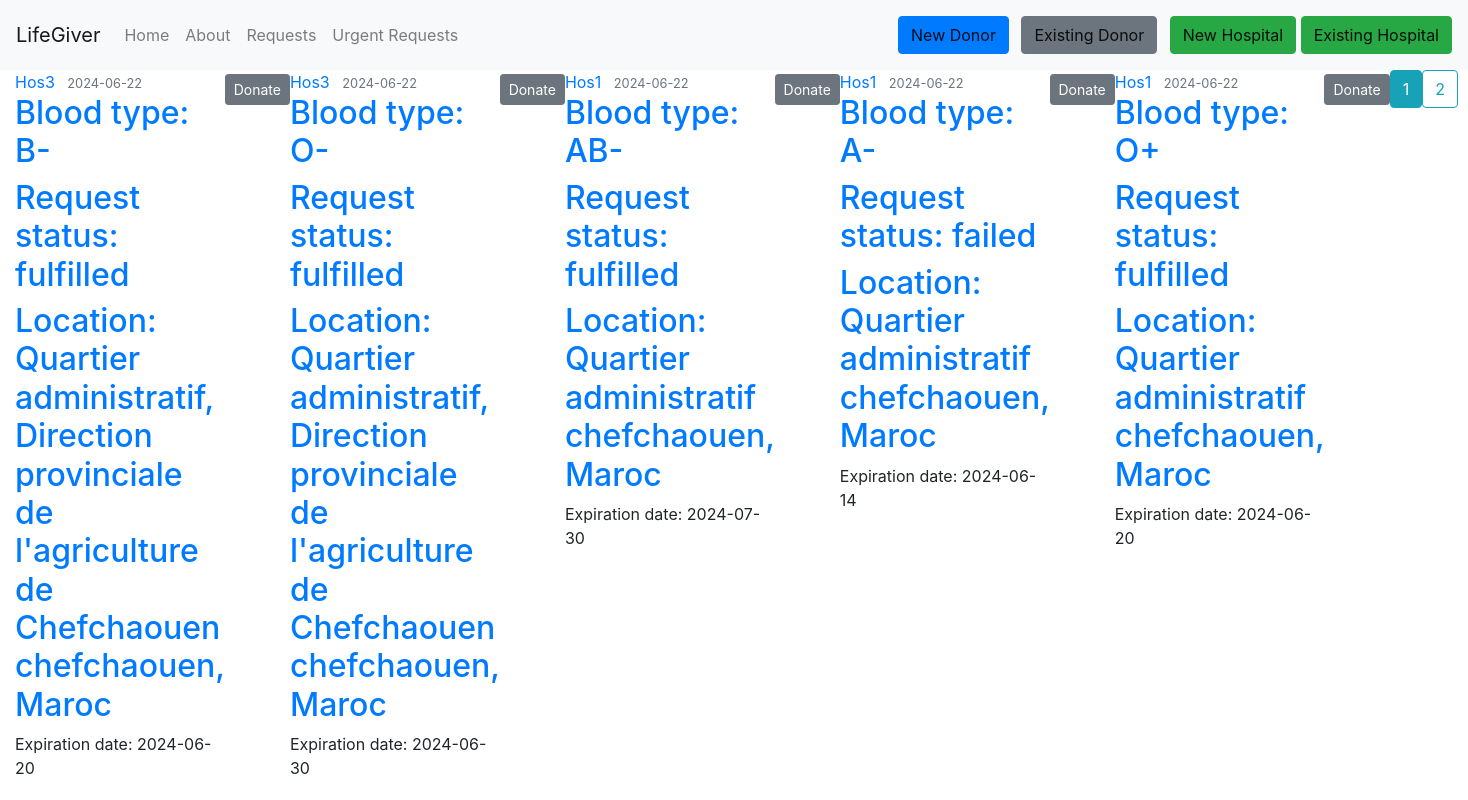
The app's page /requests with its own data.
### Lifegiver_test/lifegiver/models.py (models this page shows, shortened)
class DonationRequest(db.Model):
    id = db.Column(db.Integer, primary_key=True)
    hospital_id = db.Column(db.Integer, db.ForeignKey('hospital.id'), nullable=False)
    blood_type = db.Column(db.Enum('O-', 'O+', 'A-', 'A+', 'B-', 'B+', 'AB-', 'AB+'), nullable=False)
    request_date = db.Column(db.DateTime, nullable=False, default=datetime.now)
    status = db.Column(db.Enum('pending', 'fulfilled', 'failed'), nullable=False)
    expiration_date = db.Column(db.DateTime, nullable=False, default=lambda: datetime.now() + timedelta(days=90))
    request_donations = db.relationship('UserDonation', backref='donation_request', lazy=True)

class Hospital(db.Model, UserMixin):
    id = db.Column(db.Integer, primary_key=True)
    name = db.Column(db.String(225), nullable=False)
    image_file = db.Column(db.String(20), nullable=False, default='default1.png')
    street = db.Column(db.String(500), nullable=True)
    city = db.Column(db.String(100), nullable=True)
    province = db.Column(db.String(100), nullable=True)
    zip_code = db.Column(db.String(45), nullable=True)
    country = db.Column(db.String(100), nullable=True)
    phone_number = db.Column(db.String(45), nullable=False)
    email = db.Column(db.String(125), unique=True, nullable=False)
    password = db.Column(db.String(60), nullable=False)
    barcode = db.Column(db.String(100), unique=True, nullable=False)
    hospital_donations = db.relationship('UserDonation', backref='hospital_donation', lazy=True)
    hospital_requests = db.relationship('DonationRequest', backref='hospital_request', lazy=True)
    urgent_requests = db.relationship('UrgentRequest', backref='hospital_urgent_request', lazy=True)

### Lifegiver_test/lifegiver/route.py (the view)
@app.route('/requests', methods=['POST', 'GET'], strict_slashes=False)
def requests():
    page = request.args.get('page', 1, type=int)
    requests = DonationRequest.query.order_by(DonationRequest.request_date.desc()).paginate(page=page, per_page=5) # inteade of using .all() we gonna change it to .paginate() to get 10 requests per page
    return render_template('requests.html', title='Donation Requests page', requests=requests)

### Lifegiver_test/lifegiver/templates/requests.html
{% extends "layout.html" %}
{% block content %}
    {% for request in requests.items %}
        <article class="media content-section">
          <div class="media-body">
            <div class="article-metadata">
              <a class="mr-2" href="{{ url_for('hospital_requests', name=request.hospital_request.name) }}">{{ request.hospital_request.name }}</a>
              <small class="text-muted">{{ request.request_date.strftime('%Y-%m-%d') }}</small>
            </div>
            <h2><a class="article-title" href="{{ url_for('don_request', don_request_id=request.id) }}">{{ 'Blood type: ' ~ request.blood_type }}</a></h2>
            <h2><a class="article-title" href="#">{{ 'Request status: ' ~ request.status }}</a></h2>
            <h2><a class="article-title" href="#">{{ 'Location: ' ~ request.hospital_request.street ~ ' ' ~ request.hospital_request.city ~ ', ' ~ request.hospital_request.country }}</a></h2>
            <p class="article-content">{{ 'Expiration date: ' ~ request.expiration_date.strftime('%Y-%m-%d') }}</p>
          </div>
          <div>
            <a class="btn btn-secondary btn-sm mt-1 mb-1" href="{{ url_for('schedulr_donation', don_request_id=request.id) }}">Donate</a>
          </div>
    {% endfor %}
    {% for page_num in requests.iter_pages(left_edge=1, right_edge=1, left_current=1, right_current=1) %}
      {% if page_num %}
        {% if requests.page == page_num %}
          <a class="btn btn-info mb-4" href="{{ url_for('requests', page=page_num) }}">{{ page_num }}</a>
        {% else %}
          <a class="btn btn-outline-info mb-4" href="{{ url_for('requests', page=page_num) }}">{{ page_num }}</a>
        {% endif %}
      {% else %}
        ...
      {% endif %}
    {% endfor %}
{% endblock content %}

### records on screen
DonationRequest: hospital_request.name "Hos3", request_date "2024-06-22", blood_type "Blood type: B-", status "Request status: fulfilled", expiration_date "Expiration date: 2024-06-20"
Hospital: street+city+country "Location: Quartier administratif, Direction provinciale de l'agriculture de Chefchaouen chefchaouen, Maroc"
DonationRequest: hospital_request.name "Hos3", request_date "2024-06-22", blood_type "Blood type: O-", status "Request status: fulfilled", expiration_date "Expiration date: 2024-06-30"
DonationRequest: hospital_request.name "Hos1", request_date "2024-06-22", blood_type "Blood type: AB-", status "Request status: fulfilled", expiration_date "Expiration date: 2024-07-30"
Hospital: street+city+country "Location: Quartier administratif chefchaouen, Maroc"
DonationRequest: hospital_request.name "Hos1", request_date "2024-06-22", blood_type "Blood type: A-", status "Request status: failed", expiration_date "Expiration date: 2024-06-14"
DonationRequest: hospital_request.name "Hos1", request_date "2024-06-22", blood_type "Blood type: O+", status "Request status: fulfilled", expiration_date "Expiration date: 2024-06-20"

### other values on screen
{{ page_num }} "1"
{{ page_num }} "2"
